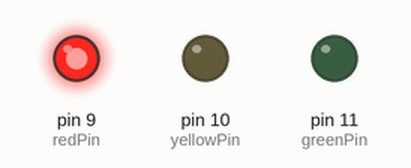
A sketch run on a simulated Arduino Micro, built with avr-gcc and run on an emulated ATmega32U4. Shown: output pins drawn as LEDs (lit = HIGH).

Above: at 2.5 s.
At 6.0 s:
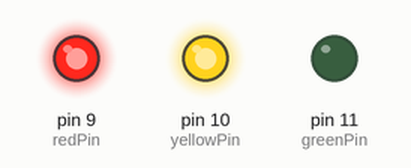
At 9.5 s:
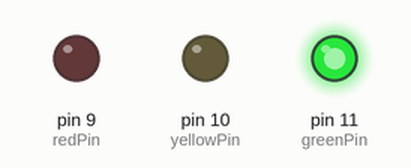
At 13.0 s:
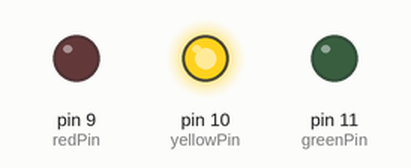
Timing chart, 0 to 18.2 s (numbered marks = the images above):
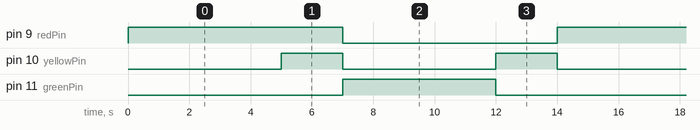

Measured:
- by itself, pin 9 (redPin): alternates HIGH for 7.0 s and LOW for 7.0 s
- by itself, pin 10 (yellowPin): alternates HIGH for 2.0 s and LOW for 5.0 s
- by itself, pin 11 (greenPin): alternates HIGH for 5.0 s and LOW for 9.0 s

The sketch:

main.ino
```cpp
#include <Arduino.h>
// Define the pin numbers for the LEDs
const int redPin = 9;
const int yellowPin = 10;
const int greenPin = 11;

// Define the duration (in milliseconds) for each state
const int redDuration = 5000; // 5 seconds for red light
const int yellowDuration = 2000; // 2 seconds for yellow light
const int greenDuration = 5000; // 5 seconds for green light

void setup() {
  // Initialize the digital pins as outputs
  pinMode(redPin, OUTPUT);
  pinMode(yellowPin, OUTPUT);
  pinMode(greenPin, OUTPUT);
}

void loop() {
  // Red light
  digitalWrite(redPin, HIGH);
  digitalWrite(yellowPin, LOW);
  digitalWrite(greenPin, LOW);
  delay(redDuration);

  // Red and yellow lights
  digitalWrite(redPin, HIGH);
  digitalWrite(yellowPin, HIGH);
  digitalWrite(greenPin, LOW);
  delay(yellowDuration);

  // Green light
  digitalWrite(redPin, LOW);
  digitalWrite(yellowPin, LOW);
  digitalWrite(greenPin, HIGH);
  delay(greenDuration);

  // Yellow light
  digitalWrite(redPin, LOW);
  digitalWrite(yellowPin, HIGH);
  digitalWrite(greenPin, LOW);
  delay(yellowDuration);
}
```
